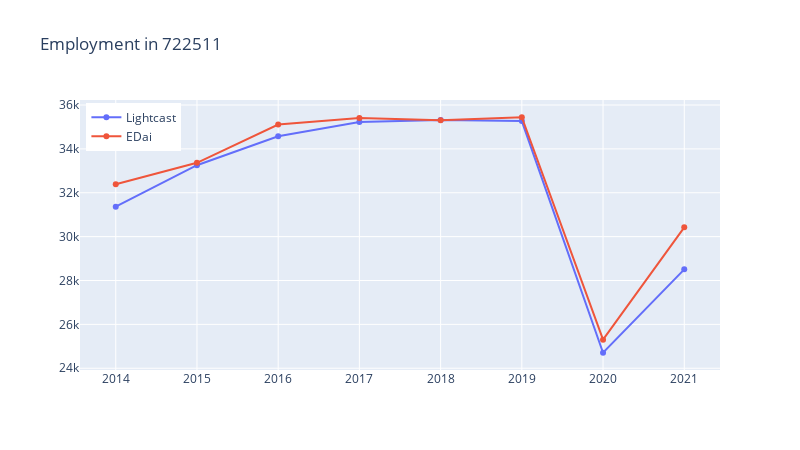

Source (notebook cell):
### Code cell
fig = go.Figure()
fig.add_trace(
    go.Scatter(
        x = years,
        y = lightcast.loc[722511].astype(float),
        name = 'Lightcast'
    )
)
fig.add_trace(
    go.Scatter(
        x = years,
        y = employment_series['722511'].astype(float),
        name = 'EDai'
    )
)
fig.update_layout(
    title='Employment in 722511',
    width=800,
    height=450,
    legend=dict(
                y=0.99,
                x=0.01
                )
)

### Figure 1 — Plotly figure (JSON) as saved in the notebook; plotly's stock layout.template omitted (floating-point values rounded to 4 significant figures)
{"data": [{"name": "Lightcast", "type": "scatter", "x": [2014, 2015, 2016, 2017, 2018, 2019, 2020, 2021], "y": [31368, 33257, 34577, 35223, 35313, 35268, 24706, 28509]}, {"name": "EDai", "type": "scatter", "x": [2014, 2015, 2016, 2017, 2018, 2019, 2020, 2021], "y": [32384, 33367, 35108, 35405, 35301, 35443, 25301, 30424]}], "layout": {"height": 450, "legend": {"x": 0.01, "y": 0.99}, "title": {"text": "Employment in 722511"}, "width": 800}}
